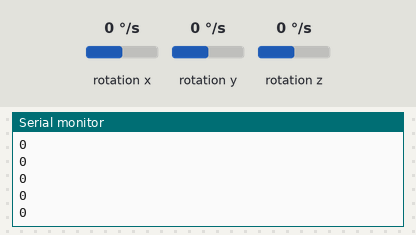
Simulated run of this sketch. Board: Arduino Uno, built with avr-gcc and run on an emulated ATmega328P. Shown: the last lines printed to the serial monitor. Wiring (inferred from the names in the program): L3G4200D gyroscope at I2C address 0x68. The test bench sets the inputs (shaded band); at power-on: rotation x 0 °/s, rotation y 0 °/s, rotation z 0 °/s.

Above: at 3.2 s.
3.3 s: rotation x set to -192 °/s
At 3.8 s:
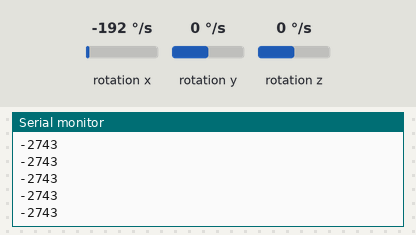
4.8 s: rotation x set to -100 °/s
At 5.7 s:
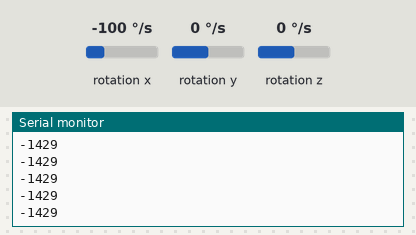
Timing chart, 0 to 7.8 s (numbered marks = the images above; inputs shaded):
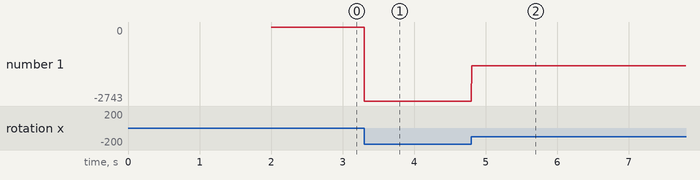

The sketch:

Gyro_XBee_Smooth.ino
```cpp
/*

 Gyro XBee

 March 14, 2013

 Wiring:
 * GND = GND
 * VCC = 3.3 V
 * SCL = A5
 * SDA = A4
 * SDO = GND
 * CS = 3.3 V
 * INT2 = NC
 * INT1 = NC

 */


#include <Wire.h>

#define CTRL_REG1 0x20
#define CTRL_REG2 0x21
#define CTRL_REG3 0x22
#define CTRL_REG4 0x23
#define CTRL_REG5 0x24

int L3G4200D_Address = 0b1101000;    // L3G4200D's I2C address

int x;
int y;
int z;
int temp;

const int numReadings = 35;
int readings[numReadings];      // the readings from the analog input
int index = 0;                  // the index of the current reading
int total = 0;                  // the running total
int average = 0;                // the average


void setup()
{
  Wire.begin();    // join the I2C bus as master

  Serial.begin(115200);    // open serial port

  for (int thisReading = 0; thisReading < numReadings; thisReading++)
  {
    readings[thisReading] = 0;
  }

  //Serial.println("Starting up L3G4200D...");
  setupL3G4200D(2000);                        // configure L3G4200 at 250, 500, or 2000 degrees per second

  delay(2000);    // wait for the sensor to be ready
}

void loop()
{
  getGyroValues();    // update x, y, and z with new values

  Serial.println(x);    // send it to the computer as ASCII digits
}

void loopAlt()
{
  getGyroValues();    // update x, y, and z with new values

  total = total - readings[index];    // subtract the last reading

  readings[index] = x;    // read from the sensor

  total = total + readings[index];    // add the reading to the total

  index++;    // advance to the next position in the array

  if (index >= numReadings)    // if we're at the end of the array,
  {
    index = 0;                 // wrap around to the beginning
  }

  average = total / numReadings;    // calculate the average

  Serial.println(average);    // send it to the computer as ASCII digits

  delay(1);
}


void getGyroValues()
{
  byte xMSB = readRegister(L3G4200D_Address, 0x29);
  byte xLSB = readRegister(L3G4200D_Address, 0x28);
  x = ((xMSB << 8) | xLSB);

  byte yMSB = readRegister(L3G4200D_Address, 0x2B);
  byte yLSB = readRegister(L3G4200D_Address, 0x2A);
  y = ((yMSB << 8) | yLSB);

  byte zMSB = readRegister(L3G4200D_Address, 0x2D);
  byte zLSB = readRegister(L3G4200D_Address, 0x2C);
  z = ((zMSB << 8) | zLSB);
}

int setupL3G4200D(int scale)    // From  Jim Lindblom's (Sparkfun) code
{
  // Enable x, y, z, and turn off power down:
  writeRegister(L3G4200D_Address, CTRL_REG1, 0b00001111);

  // If you'd like to adjust/use the HPF, you can edit the line below to configure CTRL_REG2:
  writeRegister(L3G4200D_Address, CTRL_REG2, 0b00000000);

  // Configure CTRL_REG3 to generate data ready interrupt on INT2
  // No interrupts used on INT1, if you'd like to configure INT1
  // or INT2 otherwise, consult the datasheet:
  writeRegister(L3G4200D_Address, CTRL_REG3, 0b00001000);

  // CTRL_REG4 controls the full-scale range, among other things:

  if(scale == 250)
  {
    writeRegister(L3G4200D_Address, CTRL_REG4, 0b00000000);
  }
  else if(scale == 500)
  {
    writeRegister(L3G4200D_Address, CTRL_REG4, 0b00010000);
  }
  else
  {
    writeRegister(L3G4200D_Address, CTRL_REG4, 0b00110000);
  }

  // CTRL_REG5 controls high-pass filtering of outputs, use it
  // if you'd like:
  writeRegister(L3G4200D_Address, CTRL_REG5, 0b00000010);
}

void writeRegister(int deviceAddress, byte address, byte val)
{
  Wire.beginTransmission(deviceAddress);    // start transmission to device
  Wire.write(address);    // send register address
  Wire.write(val);    // send value to write
  Wire.endTransmission();    // end transmission
}

int readRegister(int deviceAddress, byte address)
{
  int v;
  Wire.beginTransmission(deviceAddress);
  Wire.write(address);    // register to read
  Wire.endTransmission();

  Wire.requestFrom(deviceAddress, 1);    // request one byte from slave

  while(!Wire.available())    // wait until one byte is received
  {
  }

  v = Wire.read();    // store received byte
  return v;
}
```

Measured:
- after the input at 3.3 s, the serial monitor: prints a new line at once (image 1)
- after the input at 4.8 s, the serial monitor: prints a new line at once (image 2)
- plotted number 1: 0 → -2743 after the input at 3.3 s, -2743 → -1429 after the input at 4.8 s
